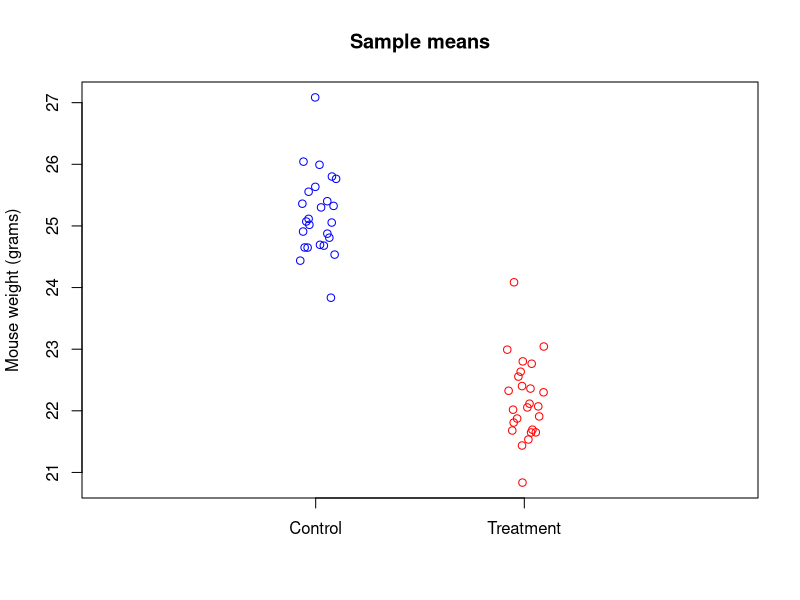
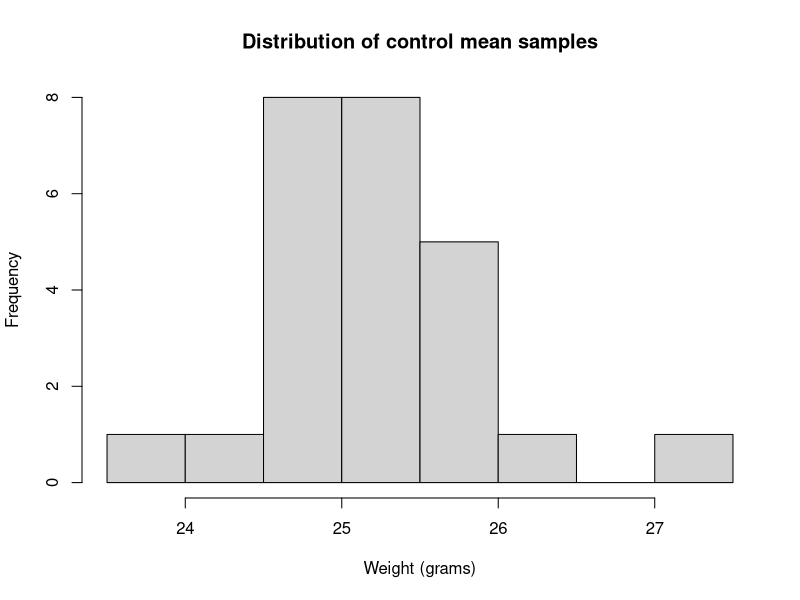
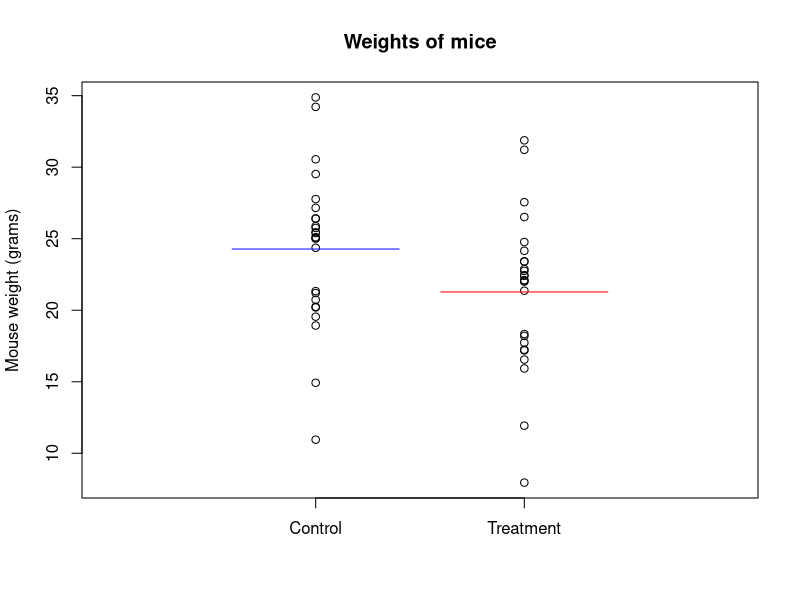
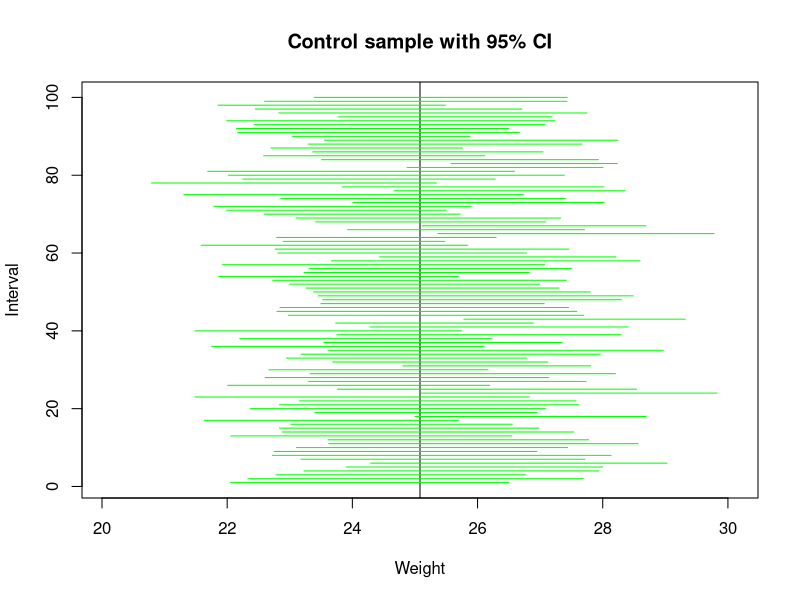

These charts were generated, in order, by the following R code:
# This is an analysis of a hypothetical scenario where two populations of 
# mice are compare. The two populations are not linked and consists of treatment and control.
# One group is given a different diet and results are compared.

# First step: generate two populations.
set.seed(123)
control_pop <- rnorm(1000, 25, 5) # rnorm(n, mean, sd)
set.seed(123)
treatment_pop <- rnorm(1000, 22, 5)

# Simulate an experiment where samples are drawn from the populations
random_sample <- function(seed, size, pop) {
  set.seed(seed)
  return(sample(pop, size))
}

# Call random_sample function 100 times using different seeds
# And each time taking a sample of size 25
seeds <- 1:100
control_sample <- sapply(seeds, random_sample, 25, control_pop)
treatment_sample <- sapply(seeds, random_sample, 25, treatment_pop)

means_control <- rowMeans(control_sample)
means_treatment <- rowMeans(treatment_sample)

# Visual comparisons of the control and treatment sample means
stripchart(list(means_control, means_treatment), pch=1, col=c("blue", "red"), method="jitter",
           xlim=c(0, 3), vertical=TRUE,
           group.names=c("Control", "Treatment"),
           main="Sample means",
           ylab="Mouse weight (grams)")

# More graphical analysis using histogram to see 
# whether the data is normally distributed
hist(means_control, xlab="Weight (grams)",
     main="Distribution of control mean samples")

# Create another stripchart to compare individual weights 
# within sample 1 of control & treatment
stripchart(list(control_sample[, 1], treatment_sample[, 1]),
           pch=1, xlim=c(0, 3), vertical=TRUE,
           group.names = c("Control", "Treatment"),
           main="Weights of mice",
           ylab="Mouse weight (grams)")
segments(0.6, mean(control_sample[, 1]), 1.4,
         mean(control_sample[, 1]), col="blue")
segments(1.6, mean(treatment_sample[, 1]), 2.4,
         mean(treatment_sample[, 1]), col="red")

# Define function to compute confidence intervals
# Critical value = the value on the x-axis outside of whos area gives 0.05
conf_interval <- function(sample, alpha){
  critical_value <- qt(1 - (alpha/2), 24) # alpha/2 (two tails), 24 degrees of freedom
  standard_error <- sd(sample) / sqrt(25)
  lower <- mean(sample) - critical_value * standard_error
  higher <- mean(sample) + critical_value * standard_error
  return(c(lower, higher))
    }

# Compute the intervals
conf_interval(control_sample[, 1], 0.05) # (sample, alpha(p-value))
conf_interval(treatment_sample[, 1], 0.05)

# Plot of the conf_intervals
conf_plot <- function(i){
  interval <- conf_interval(control_sample[, i], 0.05)
  covered <- mean(control_pop) <= interval[2] && mean(control_pop >= interval[1])
  color <- ifelse(covered, "green", "blue")
  lines(interval, c(i, i), col=color)
}

plot(mean(control_pop) + c(-5, 5), c(1, 1), type="n",
     xlab="Weight", ylab="Interval", ylim=c(1, 100),
     main="Control sample with 95% CI")
abline(v=mean(control_pop))
for(sample in 1:100)
  conf_plot(sample)

# ... Conduct the actual hypothesis test











